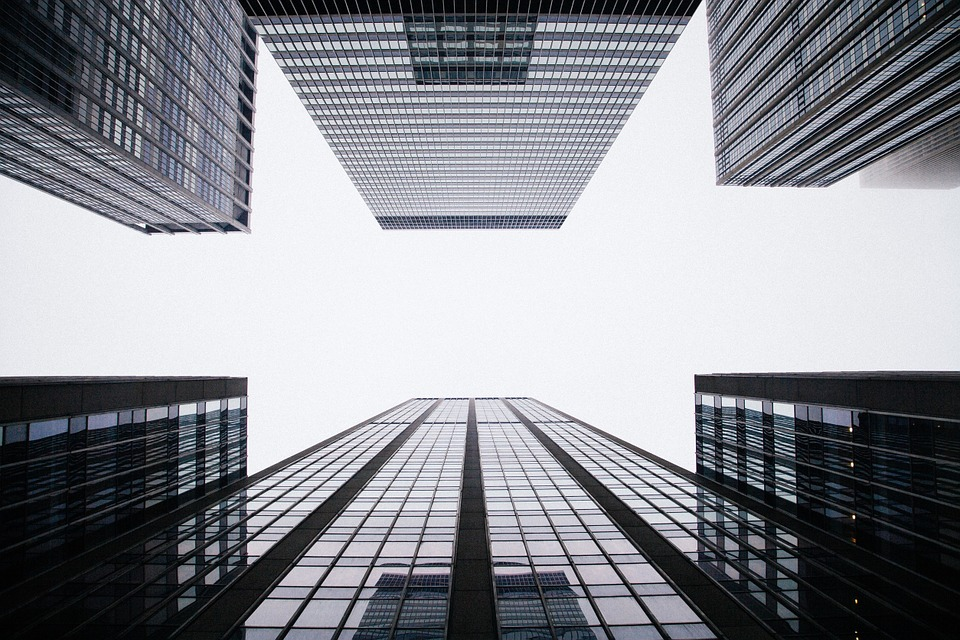
%> input picture Sample_1_Buildings.jpg, 960 x 640 px
$ octave VPD.m   (GNU Octave 9; MATLAB toolbox functions it lacks are replaced by stand-ins)
%> lines starting %> are read from the running program, lines starting %| are printed output that depends on the picture; in (x1, y1, x2, y2) boxes, pixels count from 0 and x2, y2 are one past the last pixel; in counts of white or black regions, pixels touching at a corner belong together; the program's own positions count from 1
close all
clear all
clc
% Vanishing Point Detection By ---Jama Hussein Mohamud----
%% Read the Image
image=imread('Sample_1_Buildings.jpg');
%> image is the input picture: size 640x960x3 uint8; mean R, G, B 140, 141.8, 148.2
%%
L = 0;      % number of pixels to be added around the image
ED = 0.8;   % Edge Threshold
ML = 50;    % MinLength of HoughPeaks
%%
Addpixel = padarray(image,[L L],255);
figure(1), imshow(Addpixel);title('Original image with pixels added around the image');
%%
%Convert the image to Grayscale
I=rgb2gray(Addpixel);
figure(2),imshow(I);title('Grayscale Image');

%%
% Thresholding
threshold=80;
I(I<threshold)=0;
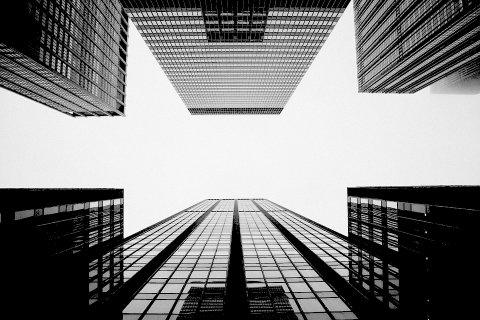
%> I: size 640x960 uint8 (shown at 1/2 size); min 0, max 255, mean 132.5
I(I>=threshold)=1;
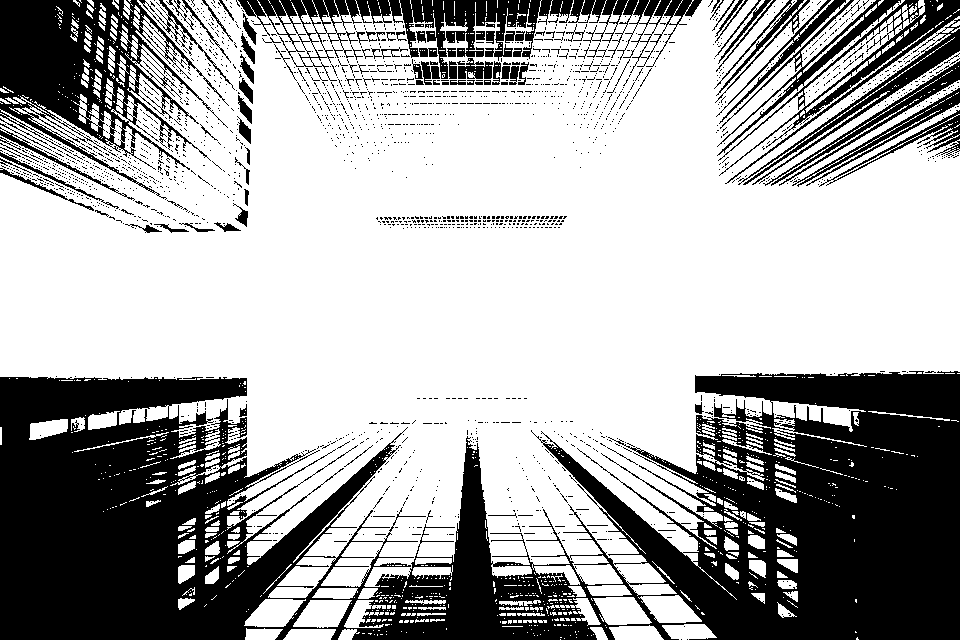
%> I: size 640x960 uint8; values 0 (black) and 1 (white), 66.1% white; 2186 black regions (2077 under 20 px), largest, box (x1, y1, x2, y2) and area: (0, 371, 960, 640) 148441, (0, 0, 229, 200) 17083, (717, 0, 960, 185) 9823
%%
%Edge Detection
edge=edge(I,'canny', ED);
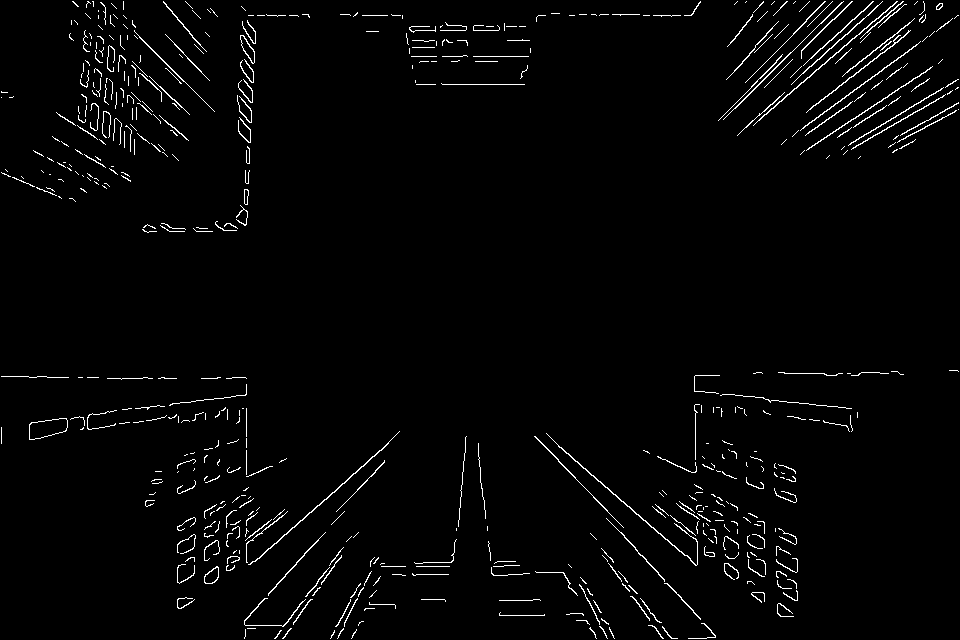
%> edge: size 640x960 logical; 2.2% white in thin lines or dots
figure(3),imshow(edge);title('detected edge image with appropriate threshold value');

%% Apply Hough Transform
[H,theta,rho] = hough(edge);
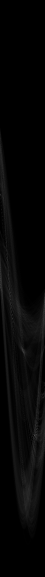
%> H: size 2307x180 double (shown at 1/4 size); min 0, max 190, mean 6
%> theta = 180 values from -90 to 89; rho = 2307 values from -1153 to 1153
figure(4), imshow(imadjust(mat2gray(H)),[],'XData',theta,'YData',rho,'InitialMagnification','fit');
%> after `imshow(imadjust(mat2gray(H)),[],'XData',theta,'YData',rho,'InitialMagn`:
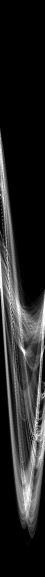
%> displayed picture: size 2307x180, on the screen's scale of 0 to 255 (shown at 1/4 size); min 0, max 255, mean 38.5
title('Hough transform');
xlabel('\theta (degrees)'), ylabel('\rho');
axis on, axis normal, hold on;
colormap(hot)

%% Find the Hough peaks
P = houghpeaks(H,10,'threshold',ceil(0.3*max(H(:))));
%> P = [1184 42; 1743 140; 1139 1; 1729 145; 1400 91; 1718 148; 1276 50; 1070 1; 1741 137; 1098 1]
p_x = theta(P(:,2));
%> p_x = [-49 49 -90 54 0 57 -41 -90 46 -90]
p_y = rho(P(:,1));
%> p_y = [30 589 -15 575 246 564 122 -84 587 -56]
plot(p_x,p_y,'s','color','black');
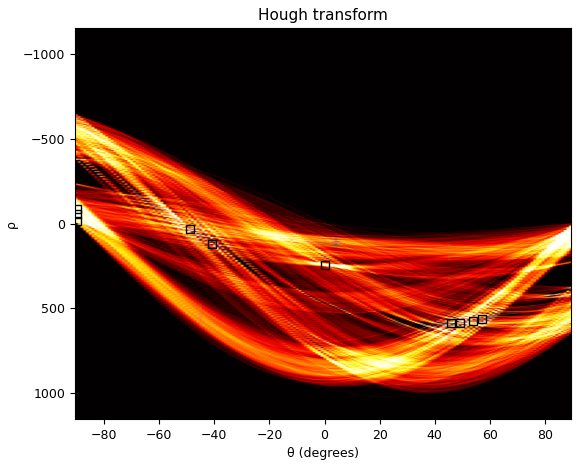
%> figure redrawn from the program's plot data

%% Obtain the lines from Hough Lines
lines = houghlines(edge,theta,rho,P,'FillGap',5,'MinLength',ML);
%> lines = 11 lines; longest, point1 to point2 (x, y): (557, 444) to (685, 556), (918, 45) to (794, 136), (931, 69) to (803, 153), (807, 38) to (738, 106), (897, 2) to (833, 58), (443, 85) to (525, 85)
figure(5), imshow(Addpixel), hold on

%% Plot vanishing point from Hough lines =[ Intersection of the lines]
for k = 1:length(lines)
lk = [lines(k).point1; lines(k).point2];
 slope = @(line) (line(2,2) - line(1,2))/(line(2,1) - line(1,1));
   intercept = @(line,m) line(1,2) - m*line(1,1);
   s = slope(lk);
   in = intercept(lk, s);
   x = linspace(0, length(edge));
   y = s*x + in;
   plot(x ,y ,'LineWidth',2,'Color','yellow');
end
%> this loop made 11 passes
%> (lk, s, in) on passes 1 to 8: ([557 444; 685 556], 0.875, -43.38), ([897 2; 833 58], -0.875, 786.9), ([389 444; 330 496], -0.881, 786.8), ([918 45; 794 136], -0.734, 718.7), ([247 409; 247 477], Inf, -Inf), ([931 69; 803 153], -0.656, 680), ([164 2; 207 52], 1.16, -188.7), ([674 590; 716 638], 1.14, -180.3)
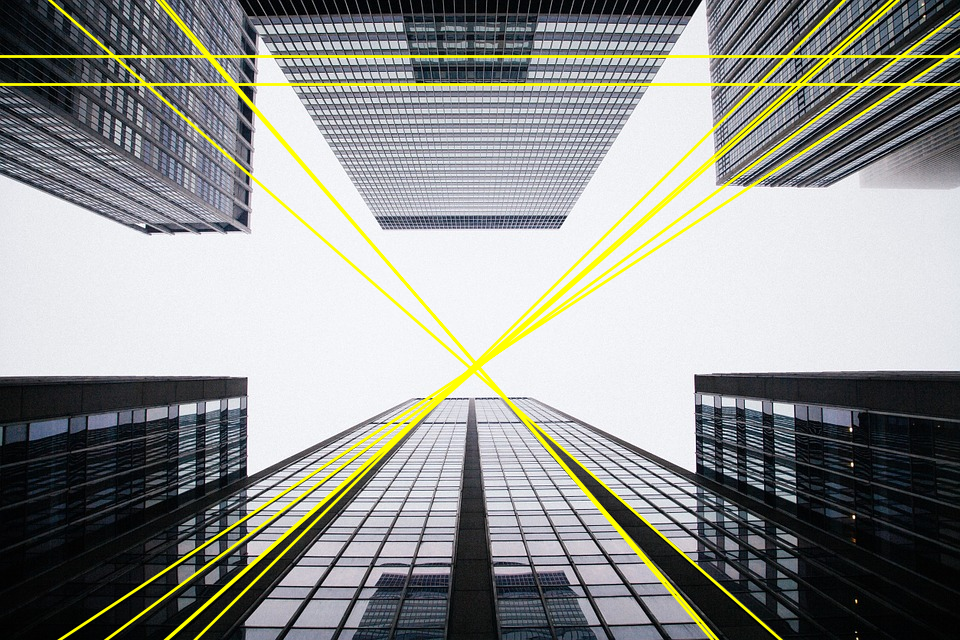
%> figure redrawn from the program's plot data

$ run again, with Sample_3_Buildings.jpg copied over Sample_1_Buildings.jpg
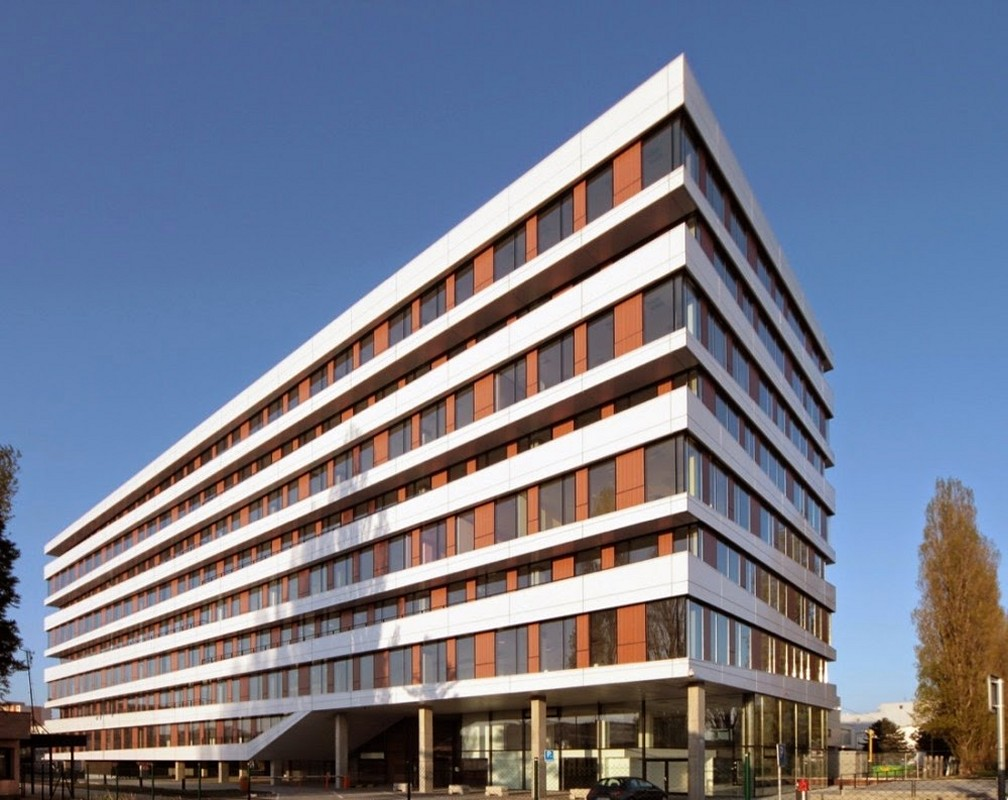
%> input picture Sample_3_Buildings.jpg, 1008 x 800 px
%> image is the input picture: size 800x1008x3 uint8; mean R, G, B 116.3, 121.2, 139.4
%> `I(I>=threshold)=1;`:
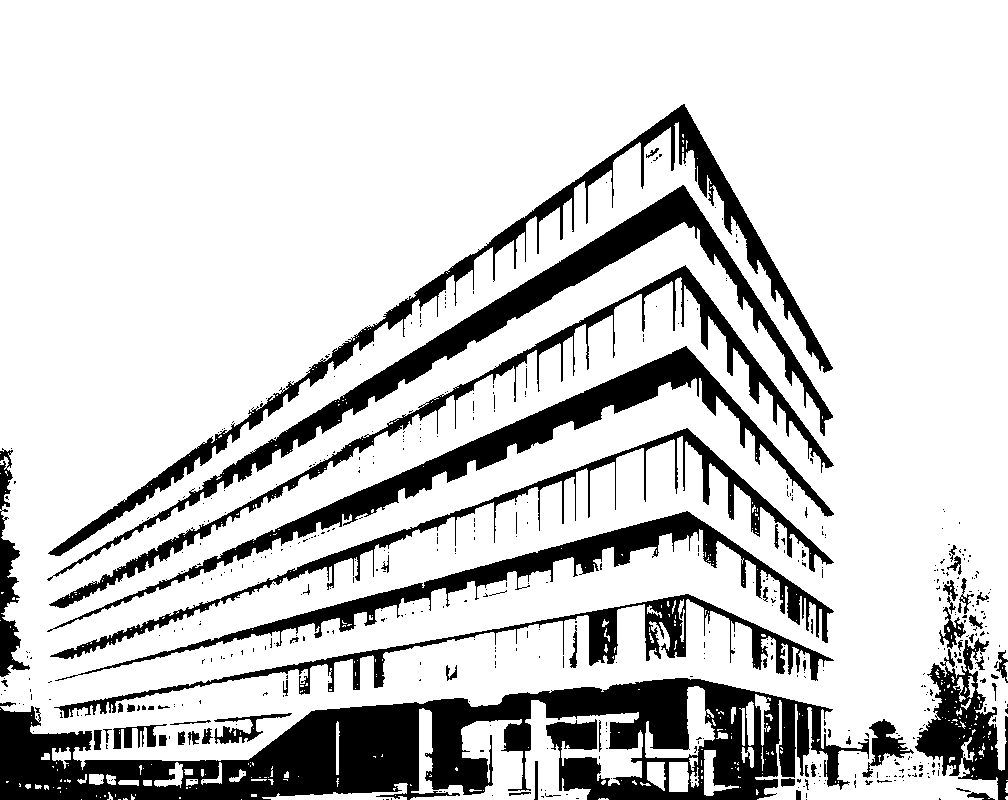
%> I: size 800x1008 uint8; values 0 (black) and 1 (white), 80.9% white; 524 black regions (453 under 20 px), largest, box (x1, y1, x2, y2) and area: (0, 678, 869, 800) 51236, (47, 185, 833, 581) 17647, (47, 346, 834, 632) 15638
%> edge: size 800x1008 logical; 3.2% white in thin lines or dots, all inside (x1, y1, x2, y2) = (1, 104, 1007, 799)
%> theta = 180 values from -90 to 89; rho = 2573 values from -1286 to 1286
%> P = [1881 157; 1957 166; 1991 171; 1803 149; 1923 161; 1763 146; 1842 153; 2022 176; 1760 58; 1813 152]
%> p_x = [66 75 80 58 70 55 62 85 -33 61]
%> p_y = [594 670 704 516 636 476 555 735 473 526]
%> lines = 11 lines; longest, point1 to point2 (x, y): (684, 347) to (276, 529), (545, 270) to (286, 431), (685, 186) to (812, 382), (682, 105) to (530, 212), (684, 266) to (601, 310), (647, 244) to (576, 284)
%> the loop `for k = 1:length(lines)` made 11 passes
%> (lk, s, in) on passes 1 to 8: ([684 347; 276 529], -0.446, 652.1), ([545 270; 286 431], -0.622, 608.8), ([281 434; 223 471], -0.638, 613.3), ([626 450; 576 469], -0.38, 687.9), ([571 470; 521 489], -0.38, 687), ([682 105; 530 212], -0.704, 585.1), ([469 255; 416 292], -0.698, 582.4), ([684 266; 601 310], -0.53, 628.6)
%> after the loop `for k = 1:length(lines)`:
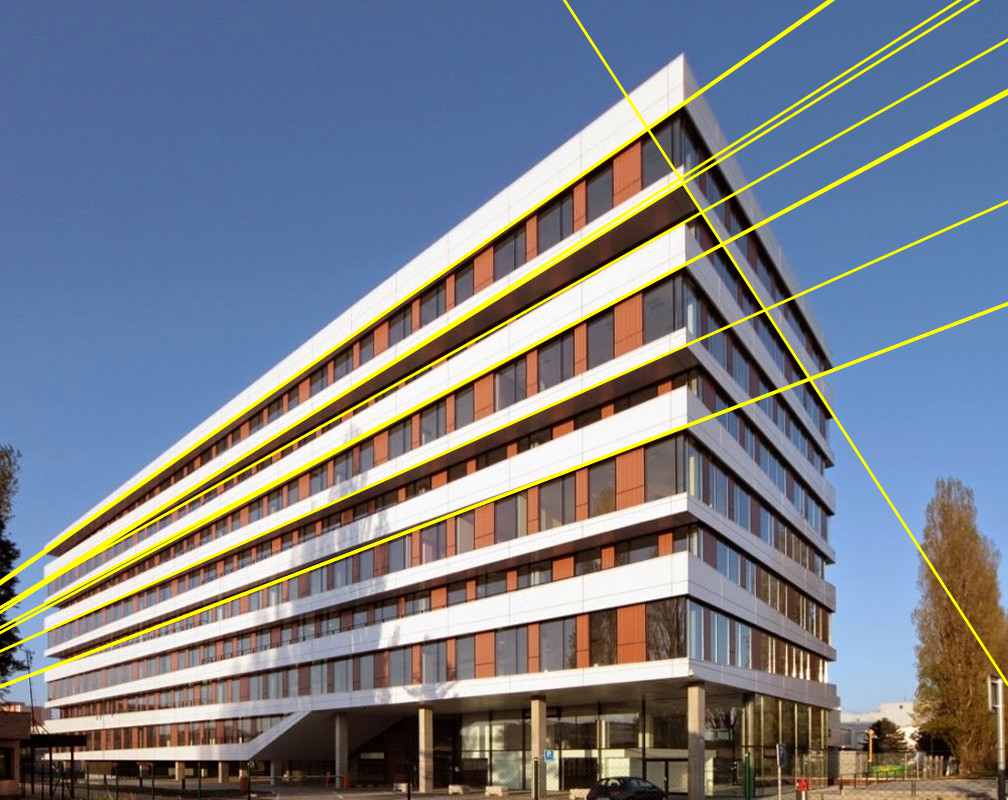
%> figure redrawn from the program's plot data
